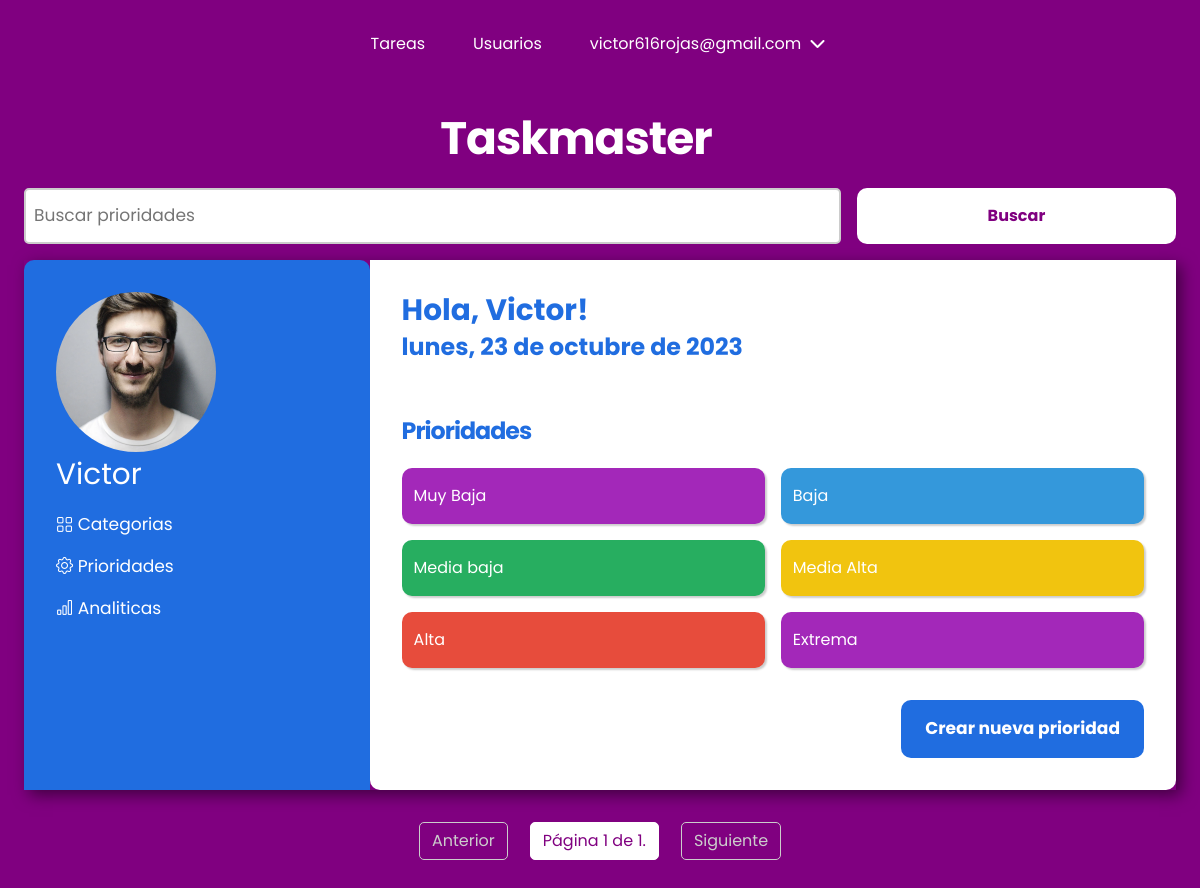
Before: /todo_task/priorities/ (signed in) with the older database file.
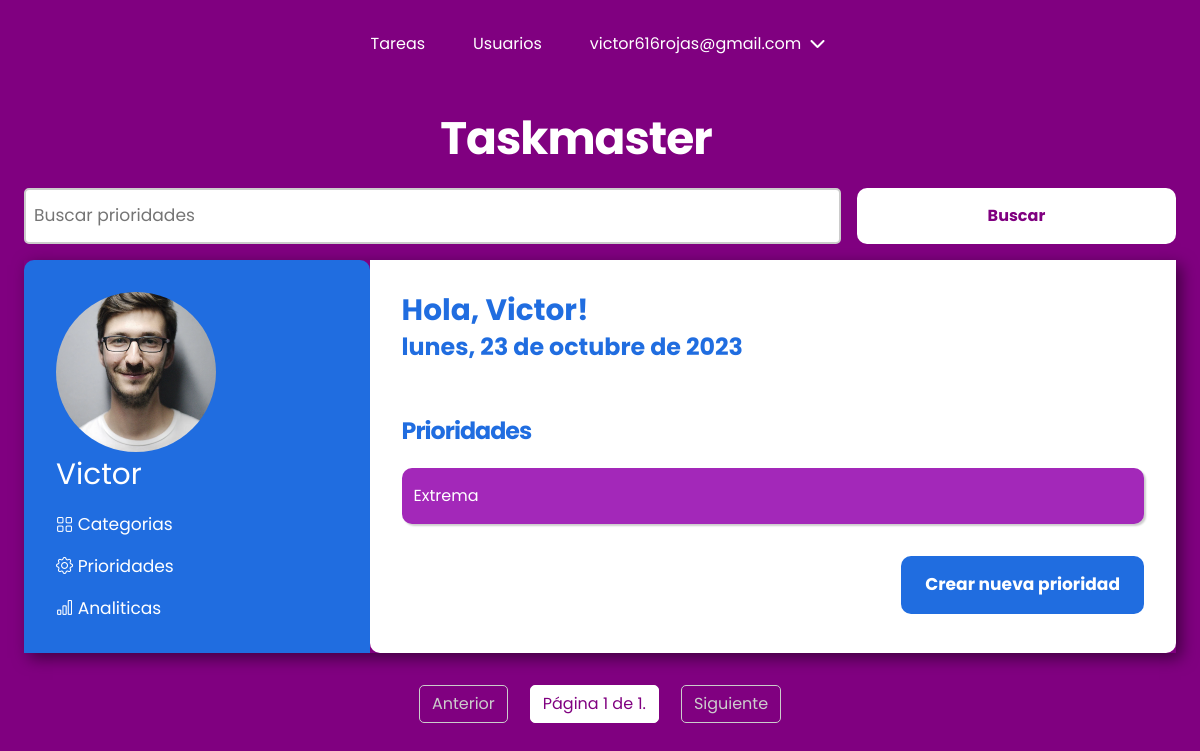
After: the same page with the newer database file.
### users/models.py (models this page shows, shortened)
class CustomUser(AbstractBaseUser, PermissionsMixin):
    email = models.EmailField(unique=True, max_length=25)
    password = models.CharField(max_length=128)
    first_name = models.CharField(max_length=30, blank=True)
    last_name = models.CharField(max_length=30, blank=True)
    date_joined = models.DateTimeField(default=timezone.now)
    is_active = models.BooleanField(default=True)
    is_staff = models.BooleanField(default=False)
    is_worker = models.BooleanField(default=False)
    profile_picture = models.ImageField(upload_to='users/images/profile_pictures/',
                                        blank=True, null=True)
    objects = CustomUserManager()  # Instanciamos nuestro administrador personalizado
    USERNAME_FIELD = "email"
    REQUIRED_FIELDS = []
    class Meta:
        ordering = ["-date_joined"]

### todo_task/models.py (models this page shows, shortened)
class Priority(models.Model):
    name = models.CharField(max_length=50, unique=True)
    created = models.DateTimeField(auto_now_add=True)
    user = models.ForeignKey(
        CustomUser, on_delete=models.CASCADE, related_name="priorities"
    )
    class Meta:
        verbose_name = "Priority"  # Nombre en singular
        verbose_name_plural = "Priorities"  # Nombre en plural
        ordering = ["-created"]

### todo_task/views.py (the view)
# urls.py: path("priorities/", views.list_priorities, name="priority-list"),
@login_required(login_url="/users/login/")
def list_priorities(request):
    fecha_actual = datetime.now()
    priorities = Priority.objects.filter(user=request.user).order_by("created")
    query = request.GET.get("q", "")
    if query:
        priorities = priorities.filter(name__startswith=query)
    page_number = request.GET.get("page", 1)  # Valor predeterminado es 1
    paginator = Paginator(priorities, 8)
    try:
        paginator_data = paginator.page(page_number)
    except PageNotAnInteger:
        paginator_data = paginator.page(1)
    except EmptyPage:
        paginator_data = paginator.page(paginator.num_pages)
    context = {
        "paginator_data": paginator_data,
        "fecha_actual": fecha_actual,
        "query": query,
        "placeholder": "Buscar prioridades",
    }
    return render(request, "todo_task/priorities/list.html", context)

### todo_task/templates/todo_task/priorities/list.html
{% extends "container.html" %}
{% block search-form %}
{% include 'search_form.html' with query=query placeholder=placeholder %}
{% endblock %}
{% block section-fragment %}
<section class="content-section">
    <h1 class="fs-3">Prioridades</h1>
    <ul class="content-list">
        {% for priority in paginator_data %}
        <li class="content-item">
            <a href="{% url 'priority-detail' priority.id %}">{{ priority.name }}</a>
        </li>
        {% endfor %}
    </ul>
</section>
<section class="second-section">
    <div class="item-creation fs-1">
        <a href="{% url 'priority-create' %}">Crear nueva prioridad</a>
    </div>
</section>
{% endblock %}
{% block pagination %}
{% include 'pagination.html' %}
{% endblock %}

### todo_task/templates/todo_task/base/container.html (shortened to what this page needs)
{% extends "base.html" %}
{% load static %}
{% block css %}
<link rel="stylesheet" type="text/css" href="{% static 'todo_task/css/style.css' %}">
{% endblock %}
{% block content %}
<section class="container">
    <h1 class="fs-6">Taskmaster</h1>
    {% block search-form %}
    {% endblock %}
    <section class="card">
        <div class="user flex-column">
            <div class="user-info flex-column">
                <img src="{{ request.user.profile_picture.url }}" alt="Foto de perfil">
                <h2 class="fs-4">{{ request.user.first_name }}</h2>
            </div>
            <div class="user-options fs-1">
                <a href="{% url 'category-list' %}"><i class="bi bi-grid"></i> Categorias</a>
                <a href="{% url 'priority-list' %}"><i class="bi bi-gear"></i> Prioridades</a>
                <a href="{% url 'analytics' %}"><i class="bi bi-bar-chart"></i> Analiticas</a>
            </div>
        </div>
        <section class="task">
            <h2 class="fs-4">Hola, {{ request.user.first_name }}!</h2>
            <p class="fs-3">{{ fecha_actual|date:"l, j \d\e F \d\e Y" }}</p>
            {% block section-fragment %}
            {% endblock %}
        </section>
    </section>
    {% block pagination %}
    {% endblock %}
</section>
{% endblock %}

### taskmaster/templates/base.html (shortened to what this page needs)
{% load static %}
<!DOCTYPE html>
<html lang="es">
<head>
    <link rel="stylesheet" type="text/css" href="{% static 'css/main.css' %}" />
    <link rel="stylesheet" href="https://cdnjs.cloudflare.com/ajax/libs/font-awesome/6.4.2/css/all.min.css" />
    <link rel="stylesheet" href="https://cdn.jsdelivr.net/npm/bootstrap-icons@1.11.1/font/bootstrap-icons.css">
    {% block css %}{% endblock %}
</head>
<body>
    {% include 'header.html' %}
    <main>{% block content %}{% endblock %}</main>
</body>
</html>

### taskmaster/templates/header.html (shortened to what this page needs)
{% if request.user.is_authenticated %}
<header class="primary-header flex">
    <nav>
        <ul id="primary-navigation" data-visible="false" class="primary-navigation flex">
            <li class="active"><a href="{% url 'task-list-today-due-date' %}">Tareas</a></li>
            {% if request.user.is_staff %}
            <li class="active"><a href="{% url 'user-list' %}">Usuarios</a></li>
            {% endif %}
            <li class="active has-dropdown">{{ request.user.email }} <i class="fa-solid fa-chevron-down"></i>
            </li>
        </ul>
    </nav>
</header>
{% endif %}

### taskmaster/templates/search_form.html
<form class="search-form" method="GET">
    <input class="fs-1" type="text" name="q" value="{{ query }}" placeholder="{{ placeholder }}">
    <input class="btn btn-secondary" type="submit" value="Buscar">
</form>

### taskmaster/templates/pagination.html
<div class="pagination">
    <span class="step-links">
        {% if paginator_data.has_previous %}
        <a href="?page={{ paginator_data.previous_page_number }}">Anterior</a>
        {% else %}
        <span class="disabled">Anterior</span>
        {% endif %}
        <span class="current-page">
            Página {{ paginator_data.number }} de {{ paginator_data.paginator.num_pages }}.
        </span>
        {% if paginator_data.has_next %}
        <a href="?page={{ paginator_data.next_page_number }}">Siguiente</a>
        {% else %}
        <span class="disabled">Siguiente</span>
        {% endif %}
    </span>
</div>

### taskmaster/static/css/main.css (style rules this page uses)
:root { --clr-white: rgb(255, 255, 255); --clr-neutral-400: rgb(3, 3, 3); --clr-accent-700: rgb(128, 0, 128); --clr-gradient-accent: rgb(182, 0, 136); --clr-complete: rgb(0, 117, 16); --clr-incomplete: rgb(223, 14, 14); --clr-btn-edit: rgb(0, 123, 255); --clr-btn-delete: rgb(223, 14, 14); --clr-btn-return: rgb(128, 0, 128); --clr-btn-edit-hover: rgba(0, 123, 255, 0.8); --clr-btn-delete-hover: rgba(223, 14, 14, 0.8); --clr-btn-return-hover: rgba(128, 0, 128, 0.8); --bg-clr: rgb(250, 250, 250); --ff-primary: "Poppins", Arial, Helvetica, sans-serif; --fw-regular: 400; --fw-semi-bold: 600; --fw-bold: 700; --fs-1: clamp(0.75rem, calc(0.55rem + 0.69vw), 1.19rem); --fs-2: clamp(0.78rem, calc(0.59rem + 0.81vw), 1.4rem); --fs-3: clamp(0.88rem, calc(0.69rem + 1.06vw), 1.75rem); --fs-4: clamp(1.05rem, calc(0.81rem + 1.38vw), 2.19rem); --fs-5: clamp(1.26rem, calc(0.95rem + 1.79vw), 2.73rem); --fs-6: clamp(1.51rem, calc(1.11rem + 2.31vw), 3.42rem); --fs-7: clamp(1.81rem, calc(1.29rem + 2.98vw), 4.27rem); --fs-8: clamp(2.18rem, calc(1.51rem + 3.83vw), 5.34rem); --fs-btn-1: clamp(1rem, calc(1rem + 0.05vw), 1.19rem); }
*, *::before, *::after { box-sizing: border-box; }
* { margin: 0; padding: 0; font: inherit; }
html { scroll-behavior: smooth; scroll-padding-top: var(--scroll-padding, 75px); }
body { line-height: 1.5; background-color: var(--clr-accent-700); font-family: var(--ff-primary); }
h1, h2, p { color: var(--clr-neutral); }
img, picture, video, canvas, svg { display: block; max-width: 100%; object-fit: cover; }
.fs-1 { font-size: var(--fs-1); }
.fs-3 { font-size: var(--fs-3); }
.fs-4 { font-size: var(--fs-4); }
.fs-6 { font-size: var(--fs-6); }
.flex-column { display: flex; flex-direction: column; }
h1 { margin-block: 1rem; width: min(100% - 3rem, 40ch); letter-spacing: -1px; text-align: left; }
.container { width: min(100% - 3rem, 120ch); margin-inline: auto; margin-block: 1rem; }
.flex { display: flex; gap: var(--gap, 1rem); }
.primary-header { align-items: center; justify-content: center; }
.primary-navigation { list-style: none; }
.primary-navigation a { text-decoration: none; color: var(--clr-white); }
.has-dropdown { display: inline-block; color: var(--clr-white); cursor: pointer; position: relative; }
.fa-chevron-down { padding-inline: 0.25rem; transition: transform 0.3s ease; }
.btn-secondary { color: var(--clr-accent-700); background-color: var(--clr-white); border: 2px solid var(--clr-accent-700); }
@media (min-width: 35em) { .primary-navigation { --gap: clamp(1.5rem, 5vw, 3rem); padding-block: 2rem; padding-inline: clamp(3rem, 8vw, 10rem); } }
@media (min-width: 35em) { .container h1 { text-align: center; } }
h1 { font-weight: var(--fw-bold); color: var(--clr-white); }
.btn { font-weight: bold; padding: 1rem; border-radius: 10px; text-align: center; cursor: pointer; }
.pagination { margin-block: 2rem; }
.step-links { display: flex; justify-content: center; gap: 1rem; text-align: center; }
.step-links .disabled { display: inline-block; padding: 6px 12px; color: #ccc; border: 1px solid #ccc; border-radius: 5px; margin: 0 3px; pointer-events: none; }
.step-links .current-page { display: inline-block; padding: 6px 12px; background-color: var(--clr-white); color: var(--clr-accent-700); border: 1px solid var(--clr-white); border-radius: 5px; margin: 0 3px; }

Changed rows visible on the page:
removed Priority: name "Muy Baja"
removed Priority: name "Baja"
removed Priority: name "Media baja"
removed Priority: name "Media Alta"
removed Priority: name "Alta"
